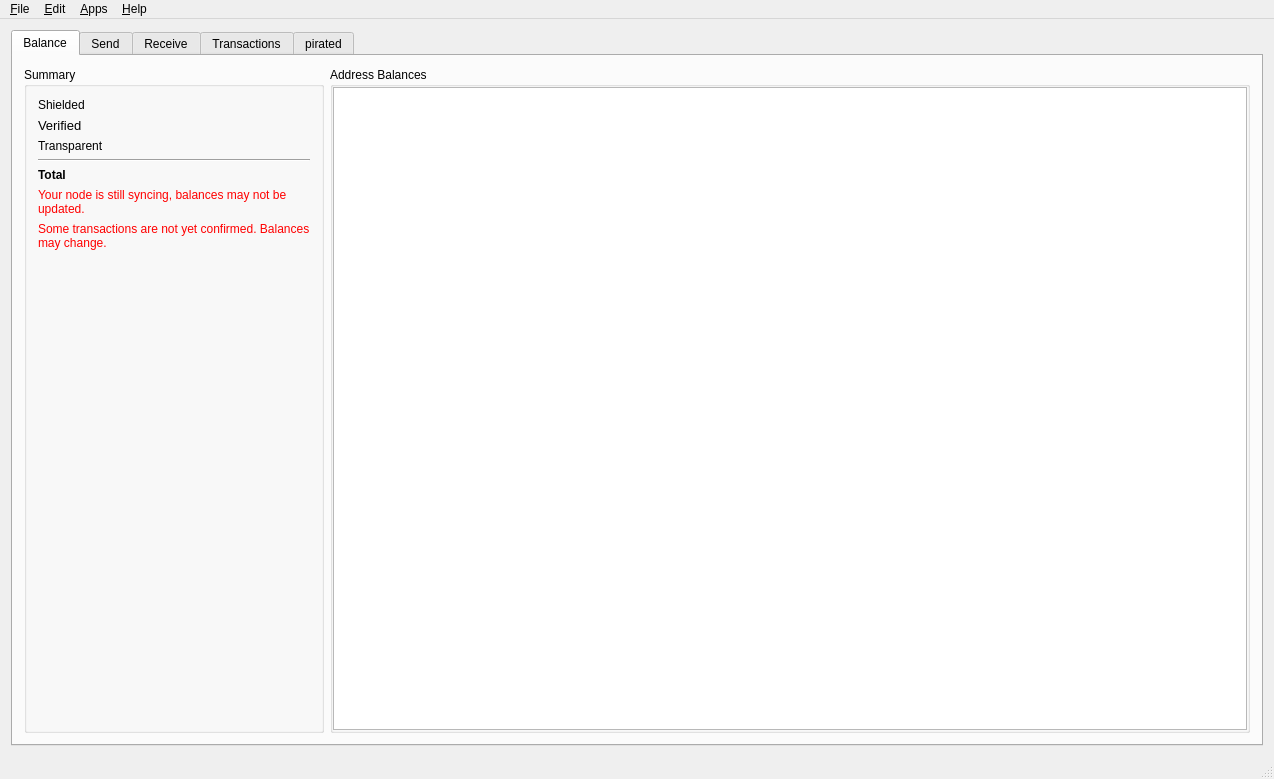
<?xml version="1.0" encoding="UTF-8"?>
<ui version="4.0">
 <class>MainWindow</class>
 <widget class="QMainWindow" name="MainWindow">
  <property name="geometry">
   <rect>
    <x>0</x>
    <y>0</y>
    <width>1274</width>
    <height>779</height>
   </rect>
  </property>
  <property name="windowTitle">
   <string>ZecWallet</string>
  </property>
  <property name="windowIcon">
   <iconset resource="../application.qrc">
    <normaloff>:/icons/res/icon.ico</normaloff>:/icons/res/icon.ico</iconset>
  </property>
  <widget class="QWidget" name="centralWidget">
   <layout class="QGridLayout" name="gridLayout_3">
    <item row="0" column="0">
     <widget class="QTabWidget" name="tabWidget">
      <property name="currentIndex">
       <number>0</number>
      </property>
      <widget class="QWidget" name="tab">
       <attribute name="title">
        <string>Balance</string>
       </attribute>
       <layout class="QGridLayout" name="gridLayout_2">
        <item row="0" column="0">
         <layout class="QHBoxLayout" name="horizontalLayout_5">
          <item>
           <widget class="QGroupBox" name="groupBox">
            <property name="minimumSize">
             <size>
              <width>250</width>
              <height>0</height>
             </size>
            </property>
            <property name="title">
             <string>Summary</string>
            </property>
            <property name="flat">
             <bool>false</bool>
            </property>
            <layout class="QGridLayout" name="gridLayout">
             <item row="0" column="0">
              <layout class="QVBoxLayout" name="verticalLayout">
               <item>
                <layout class="QHBoxLayout" name="horizontalLayout">
                 <item>
                  <widget class="QLabel" name="label">
                   <property name="sizePolicy">
                    <sizepolicy hsizetype="Minimum" vsizetype="Preferred">
                     <horstretch>0</horstretch>
                     <verstretch>0</verstretch>
                    </sizepolicy>
                   </property>
                   <property name="text">
                    <string>Shielded</string>
                   </property>
                  </widget>
                 </item>
                 <item>
                  <widget class="QLabel" name="balSheilded">
                   <property name="text">
                    <string/>
                   </property>
                   <property name="alignment">
                    <set>Qt::AlignRight|Qt::AlignTrailing|Qt::AlignVCenter</set>
                   </property>
                  </widget>
                 </item>
                </layout>
               </item>
               <item>
                <layout class="QHBoxLayout" name="horizontalLayout_17">
                 <item>
                  <widget class="QLabel" name="label_15">
                   <property name="font">
                    <font>
                     <pointsize>10</pointsize>
                    </font>
                   </property>
                   <property name="text">
                    <string>Verified</string>
                   </property>
                  </widget>
                 </item>
                 <item>
                  <widget class="QLabel" name="balVerified">
                   <property name="font">
                    <font>
                     <pointsize>10</pointsize>
                    </font>
                   </property>
                   <property name="text">
                    <string/>
                   </property>
                   <property name="alignment">
                    <set>Qt::AlignRight|Qt::AlignTrailing|Qt::AlignVCenter</set>
                   </property>
                  </widget>
                 </item>
                </layout>
               </item>
               <item>
                <layout class="QHBoxLayout" name="horizontalLayout_2">
                 <item>
                  <widget class="QLabel" name="label_2">
                   <property name="sizePolicy">
                    <sizepolicy hsizetype="Minimum" vsizetype="Preferred">
                     <horstretch>0</horstretch>
                     <verstretch>0</verstretch>
                    </sizepolicy>
                   </property>
                   <property name="text">
                    <string>Transparent</string>
                   </property>
                  </widget>
                 </item>
                 <item>
                  <widget class="QLabel" name="balTransparent">
                   <property name="text">
                    <string/>
                   </property>
                   <property name="alignment">
                    <set>Qt::AlignRight|Qt::AlignTrailing|Qt::AlignVCenter</set>
                   </property>
                  </widget>
                 </item>
                </layout>
               </item>
               <item>
                <widget class="Line" name="line">
                 <property name="orientation">
                  <enum>Qt::Horizontal</enum>
                 </property>
                </widget>
               </item>
               <item>
                <layout class="QHBoxLayout" name="horizontalLayout_3">
                 <item>
                  <widget class="QLabel" name="label_3">
                   <property name="sizePolicy">
                    <sizepolicy hsizetype="Minimum" vsizetype="Preferred">
                     <horstretch>0</horstretch>
                     <verstretch>0</verstretch>
                    </sizepolicy>
                   </property>
                   <property name="font">
                    <font>
                     <weight>75</weight>
                     <bold>true</bold>
                    </font>
                   </property>
                   <property name="text">
                    <string>Total</string>
                   </property>
                  </widget>
                 </item>
                 <item>
                  <widget class="QLabel" name="balTotal">
                   <property name="font">
                    <font>
                     <weight>75</weight>
                     <bold>true</bold>
                    </font>
                   </property>
                   <property name="text">
                    <string/>
                   </property>
                   <property name="alignment">
                    <set>Qt::AlignRight|Qt::AlignTrailing|Qt::AlignVCenter</set>
                   </property>
                  </widget>
                 </item>
                </layout>
               </item>
               <item>
                <widget class="QLabel" name="lblSyncWarning">
                 <property name="styleSheet">
                  <string notr="true">color:red;</string>
                 </property>
                 <property name="text">
                  <string>Your node is still syncing, balances may not be updated.</string>
                 </property>
                 <property name="wordWrap">
                  <bool>true</bool>
                 </property>
                </widget>
               </item>
               <item>
                <widget class="QLabel" name="unconfirmedWarning">
                 <property name="sizePolicy">
                  <sizepolicy hsizetype="Minimum" vsizetype="Preferred">
                   <horstretch>0</horstretch>
                   <verstretch>0</verstretch>
                  </sizepolicy>
                 </property>
                 <property name="styleSheet">
                  <string notr="true">color: red;</string>
                 </property>
                 <property name="text">
                  <string>Some transactions are not yet confirmed. Balances may change.</string>
                 </property>
                 <property name="wordWrap">
                  <bool>true</bool>
                 </property>
                </widget>
               </item>
               <item>
                <spacer name="verticalSpacer">
                 <property name="orientation">
                  <enum>Qt::Vertical</enum>
                 </property>
                 <property name="sizeHint" stdset="0">
                  <size>
                   <width>20</width>
                   <height>40</height>
                  </size>
                 </property>
                </spacer>
               </item>
              </layout>
             </item>
            </layout>
           </widget>
          </item>
          <item>
           <widget class="QGroupBox" name="groupBox_2">
            <property name="sizePolicy">
             <sizepolicy hsizetype="Expanding" vsizetype="Preferred">
              <horstretch>0</horstretch>
              <verstretch>0</verstretch>
             </sizepolicy>
            </property>
            <property name="title">
             <string>Address Balances</string>
            </property>
            <layout class="QHBoxLayout" name="horizontalLayout_4">
             <property name="spacing">
              <number>6</number>
             </property>
             <property name="leftMargin">
              <number>0</number>
             </property>
             <property name="topMargin">
              <number>0</number>
             </property>
             <property name="rightMargin">
              <number>0</number>
             </property>
             <property name="bottomMargin">
              <number>0</number>
             </property>
             <item>
              <widget class="QTableView" name="balancesTable">
               <property name="selectionMode">
                <enum>QAbstractItemView::SingleSelection</enum>
               </property>
               <property name="selectionBehavior">
                <enum>QAbstractItemView::SelectRows</enum>
               </property>
               <property name="cornerButtonEnabled">
                <bool>false</bool>
               </property>
               <attribute name="horizontalHeaderShowSortIndicator" stdset="0">
                <bool>false</bool>
               </attribute>
               <attribute name="horizontalHeaderStretchLastSection">
                <bool>true</bool>
               </attribute>
               <attribute name="verticalHeaderVisible">
                <bool>false</bool>
               </attribute>
              </widget>
             </item>
            </layout>
           </widget>
          </item>
         </layout>
        </item>
       </layout>
      </widget>
      <widget class="QWidget" name="tab_2">
       <attribute name="title">
        <string>Send</string>
       </attribute>
       <layout class="QVBoxLayout" name="verticalLayout_4">
        <item>
         <widget class="QGroupBox" name="groupBox_4">
          <property name="autoFillBackground">
           <bool>false</bool>
          </property>
          <property name="title">
           <string/>
          </property>
          <property name="flat">
           <bool>false</bool>
          </property>
          <layout class="QHBoxLayout" name="horizontalLayout_8">
           <item>
            <spacer name="horizontalSpacer_6">
             <property name="orientation">
              <enum>Qt::Horizontal</enum>
             </property>
             <property name="sizeHint" stdset="0">
              <size>
               <width>40</width>
               <height>20</height>
              </size>
             </property>
            </spacer>
           </item>
           <item>
            <widget class="QLabel" name="label_5">
             <property name="font">
              <font>
               <weight>75</weight>
               <bold>true</bold>
              </font>
             </property>
             <property name="text">
              <string>Total verified funds available:</string>
             </property>
            </widget>
           </item>
           <item>
            <widget class="QLabel" name="txtAvailableZEC">
             <property name="text">
              <string/>
             </property>
            </widget>
           </item>
           <item>
            <widget class="QLabel" name="txtAvailableUSD">
             <property name="text">
              <string/>
             </property>
            </widget>
           </item>
           <item>
            <spacer name="horizontalSpacer_8">
             <property name="orientation">
              <enum>Qt::Horizontal</enum>
             </property>
             <property name="sizeHint" stdset="0">
              <size>
               <width>40</width>
               <height>20</height>
              </size>
             </property>
            </spacer>
           </item>
          </layout>
         </widget>
        </item>
        <item>
         <widget class="QGroupBox" name="groupBox_3">
          <property name="title">
           <string>Send To</string>
          </property>
          <property name="flat">
           <bool>false</bool>
          </property>
          <layout class="QVBoxLayout" name="verticalLayout_3">
           <property name="leftMargin">
            <number>0</number>
           </property>
           <property name="topMargin">
            <number>0</number>
           </property>
           <property name="rightMargin">
            <number>0</number>
           </property>
           <property name="bottomMargin">
            <number>0</number>
           </property>
           <item>
            <widget class="QScrollArea" name="sendToScrollArea">
             <property name="sizeAdjustPolicy">
              <enum>QAbstractScrollArea::AdjustToContents</enum>
             </property>
             <property name="widgetResizable">
              <bool>true</bool>
             </property>
             <widget class="QWidget" name="sendToWidgets">
              <property name="geometry">
               <rect>
                <x>0</x>
                <y>0</y>
                <width>1226</width>
                <height>504</height>
               </rect>
              </property>
              <layout class="QVBoxLayout" name="sendToLayout">
               <item>
                <widget class="QGroupBox" name="verticalGroupBox">
                 <property name="title">
                  <string>Recipient</string>
                 </property>
                 <layout class="QVBoxLayout" name="sendAddressLayout">
                  <item>
                   <layout class="QHBoxLayout" name="horizontalLayout_12">
                    <item>
                     <widget class="QLabel" name="label_4">
                      <property name="text">
                       <string>Address</string>
                      </property>
                     </widget>
                    </item>
                    <item>
                     <widget class="QLineEdit" name="Address1">
                      <property name="placeholderText">
                       <string>Address</string>
                      </property>
                     </widget>
                    </item>
                    <item>
                     <widget class="QPushButton" name="AddressBook1">
                      <property name="text">
                       <string>Address Book</string>
                      </property>
                     </widget>
                    </item>
                   </layout>
                  </item>
                  <item>
                   <layout class="QHBoxLayout" name="horizontalLayout_13">
                    <item>
                     <widget class="QLabel" name="label_6">
                      <property name="text">
                       <string>Amount</string>
                      </property>
                     </widget>
                    </item>
                    <item>
                     <widget class="QLineEdit" name="Amount1">
                      <property name="baseSize">
                       <size>
                        <width>200</width>
                        <height>0</height>
                       </size>
                      </property>
                      <property name="alignment">
                       <set>Qt::AlignRight|Qt::AlignTrailing|Qt::AlignVCenter</set>
                      </property>
                      <property name="placeholderText">
                       <string>Amount</string>
                      </property>
                     </widget>
                    </item>
                    <item>
                     <widget class="QLabel" name="AmtUSD1">
                      <property name="text">
                       <string/>
                      </property>
                     </widget>
                    </item>
                    <item>
                     <widget class="QCheckBox" name="Max1">
                      <property name="text">
                       <string>Max Available</string>
                      </property>
                     </widget>
                    </item>
                    <item>
                     <spacer name="horizontalSpacer_4">
                      <property name="orientation">
                       <enum>Qt::Horizontal</enum>
                      </property>
                      <property name="sizeHint" stdset="0">
                       <size>
                        <width>40</width>
                        <height>20</height>
                       </size>
                      </property>
                     </spacer>
                    </item>
                    <item>
                     <widget class="QPushButton" name="MemoBtn1">
                      <property name="enabled">
                       <bool>true</bool>
                      </property>
                      <property name="toolTip">
                       <string/>
                      </property>
                      <property name="text">
                       <string>Memo</string>
                      </property>
                     </widget>
                    </item>
                   </layout>
                  </item>
                  <item>
                   <widget class="QLabel" name="MemoTxt1">
                    <property name="font">
                     <font>
                      <pointsize>10</pointsize>
                     </font>
                    </property>
                    <property name="text">
                     <string/>
                    </property>
                    <property name="wordWrap">
                     <bool>true</bool>
                    </property>
                   </widget>
                  </item>
                 </layout>
                </widget>
               </item>
               <item>
                <layout class="QHBoxLayout" name="horizontalLayout_7">
                 <item>
                  <spacer name="horizontalSpacer_2">
                   <property name="orientation">
                    <enum>Qt::Horizontal</enum>
                   </property>
                   <property name="sizeHint" stdset="0">
                    <size>
                     <width>40</width>
                     <height>20</height>
                    </size>
                   </property>
                  </spacer>
                 </item>
                 <item>
                  <widget class="QPushButton" name="addAddressButton">
                   <property name="baseSize">
                    <size>
                     <width>200</width>
                     <height>0</height>
                    </size>
                   </property>
                   <property name="text">
                    <string>Add Recipient</string>
                   </property>
                  </widget>
                 </item>
                 <item>
                  <spacer name="horizontalSpacer_3">
                   <property name="orientation">
                    <enum>Qt::Horizontal</enum>
                   </property>
                   <property name="sizeHint" stdset="0">
                    <size>
                     <width>40</width>
                     <height>20</height>
                    </size>
                   </property>
                  </spacer>
                 </item>
                </layout>
               </item>
               <item>
                <spacer name="verticalSpacer_2">
                 <property name="orientation">
                  <enum>Qt::Vertical</enum>
                 </property>
                 <property name="sizeHint" stdset="0">
                  <size>
                   <width>20</width>
                   <height>40</height>
                  </size>
                 </property>
                </spacer>
               </item>
              </layout>
             </widget>
            </widget>
           </item>
          </layout>
         </widget>
        </item>
        <item>
         <layout class="QHBoxLayout" name="layoutSendRecurring">
          <item>
           <widget class="QCheckBox" name="chkRecurring">
            <property name="text">
             <string>Recurring payment</string>
            </property>
           </widget>
          </item>
          <item>
           <widget class="QLabel" name="lblRecurDesc">
            <property name="text">
             <string>Every month, starting 12-May-2012, for 6 payments</string>
            </property>
           </widget>
          </item>
          <item>
           <widget class="QPushButton" name="btnRecurSchedule">
            <property name="text">
             <string>Edit Schedule</string>
            </property>
            <property name="checkable">
             <bool>false</bool>
            </property>
            <property name="checked">
             <bool>false</bool>
            </property>
           </widget>
          </item>
          <item>
           <spacer name="horizontalSpacer_7">
            <property name="orientation">
             <enum>Qt::Horizontal</enum>
            </property>
            <property name="sizeHint" stdset="0">
             <size>
              <width>40</width>
              <height>20</height>
             </size>
            </property>
           </spacer>
          </item>
         </layout>
        </item>
        <item>
         <layout class="QHBoxLayout" name="horizontalLayout_6">
          <item>
           <widget class="QLabel" name="minerFeeLabel">
            <property name="text">
             <string>Miner Fee</string>
            </property>
           </widget>
          </item>
          <item>
           <widget class="QLineEdit" name="minerFeeAmt">
            <property name="sizePolicy">
             <sizepolicy hsizetype="Preferred" vsizetype="Fixed">
              <horstretch>0</horstretch>
              <verstretch>0</verstretch>
             </sizepolicy>
            </property>
            <property name="text">
             <string>0</string>
            </property>
           </widget>
          </item>
          <item>
           <widget class="QLabel" name="lblMinerFeeUSD">
            <property name="text">
             <string/>
            </property>
           </widget>
          </item>
          <item>
           <widget class="QLabel" name="label_17">
            <property name="text">
             <string notr="true"/>
            </property>
           </widget>
          </item>
          <item>
           <spacer name="horizontalSpacer">
            <property name="orientation">
             <enum>Qt::Horizontal</enum>
            </property>
            <property name="sizeHint" stdset="0">
             <size>
              <width>40</width>
              <height>20</height>
             </size>
            </property>
           </spacer>
          </item>
          <item>
           <widget class="QPushButton" name="sendTransactionButton">
            <property name="baseSize">
             <size>
              <width>100</width>
              <height>0</height>
             </size>
            </property>
            <property name="text">
             <string>Send</string>
            </property>
            <property name="flat">
             <bool>false</bool>
            </property>
           </widget>
          </item>
          <item>
           <widget class="QPushButton" name="cancelSendButton">
            <property name="baseSize">
             <size>
              <width>100</width>
              <height>0</height>
             </size>
            </property>
            <property name="text">
             <string>Cancel</string>
            </property>
           </widget>
          </item>
         </layout>
        </item>
       </layout>
      </widget>
      <widget class="QWidget" name="tab_3">
       <attribute name="title">
        <string>Receive</string>
       </attribute>
       <layout class="QVBoxLayout" name="verticalLayout_5">
        <item>
         <layout class="QVBoxLayout" name="verticalLayout_8">
          <item>
           <widget class="QGroupBox" name="groupBox_6">
            <property name="title">
             <string>Address</string>
            </property>
            <property name="flat">
             <bool>false</bool>
            </property>
            <property name="checkable">
             <bool>false</bool>
            </property>
            <layout class="QVBoxLayout" name="verticalLayout_9">
             <item>
              <layout class="QHBoxLayout" name="horizontalLayout_10">
               <item>
                <widget class="AddressCombo" name="listReceiveAddresses">
                 <property name="sizePolicy">
                  <sizepolicy hsizetype="Expanding" vsizetype="Fixed">
                   <horstretch>0</horstretch>
                   <verstretch>0</verstretch>
                  </sizepolicy>
                 </property>
                 <property name="duplicatesEnabled">
                  <bool>false</bool>
                 </property>
                </widget>
               </item>
               <item>
                <widget class="QPushButton" name="btnReceiveNewAddr">
                 <property name="text">
                  <string>New Address</string>
                 </property>
                </widget>
               </item>
               <item>
                <widget class="QPushButton" name="btnViewAllAddresses">
                 <property name="text">
                  <string>View All Addresses</string>
                 </property>
                </widget>
               </item>
              </layout>
             </item>
            </layout>
           </widget>
          </item>
          <item>
           <layout class="QHBoxLayout" name="horizontalLayout_11">
            <item>
             <layout class="QVBoxLayout" name="verticalLayout_10">
              <item>
               <layout class="QGridLayout" name="gridLayout_4">
                <item row="1" column="0">
                 <widget class="QLabel" name="label_7">
                  <property name="text">
                   <string>Label</string>
                  </property>
                 </widget>
                </item>
                <item row="1" column="2">
                 <widget class="QPushButton" name="rcvUpdateLabel">
                  <property name="text">
                   <string>Update Label</string>
                  </property>
                 </widget>
                </item>
                <item row="2" column="1" colspan="2">
                 <widget class="QLabel" name="rcvBal">
                  <property name="text">
                   <string/>
                  </property>
                 </widget>
                </item>
                <item row="2" column="0">
                 <widget class="QLabel" name="label_21">
                  <property name="text">
                   <string>Address balance</string>
                  </property>
                 </widget>
                </item>
                <item row="1" column="1">
                 <widget class="QLineEdit" name="rcvLabel">
                  <property name="maxLength">
                   <number>40</number>
                  </property>
                  <property name="placeholderText">
                   <string>Optional</string>
                  </property>
                 </widget>
                </item>
                <item row="0" column="1" colspan="2">
                 <widget class="QPlainTextEdit" name="txtReceive">
                  <property name="sizePolicy">
                   <sizepolicy hsizetype="Expanding" vsizetype="Preferred">
                    <horstretch>0</horstretch>
                    <verstretch>0</verstretch>
                   </sizepolicy>
                  </property>
                  <property name="readOnly">
                   <bool>true</bool>
                  </property>
                 </widget>
                </item>
                <item row="3" column="1" colspan="2">
                 <layout class="QHBoxLayout" name="horizontalLayout_16">
                  <item>
                   <widget class="QPushButton" name="exportKey">
                    <property name="text">
                     <string>Export Private Key</string>
                    </property>
                   </widget>
                  </item>
                  <item>
                   <spacer name="horizontalSpacer_5">
                    <property name="orientation">
                     <enum>Qt::Horizontal</enum>
                    </property>
                    <property name="sizeHint" stdset="0">
                     <size>
                      <width>40</width>
                      <height>20</height>
                     </size>
                    </property>
                   </spacer>
                  </item>
                 </layout>
                </item>
                <item row="0" column="0">
                 <widget class="QLabel" name="label_10">
                  <property name="text">
                   <string>Address</string>
                  </property>
                  <property name="alignment">
                   <set>Qt::AlignLeading|Qt::AlignLeft|Qt::AlignTop</set>
                  </property>
                 </widget>
                </item>
               </layout>
              </item>
              <item>
               <widget class="QLabel" name="lblSyncWarningReceive">
                <property name="styleSheet">
                 <string notr="true">color: red;</string>
                </property>
                <property name="text">
                 <string>Your node is still syncing, balances may not be updated</string>
                </property>
               </widget>
              </item>
              <item>
               <spacer name="verticalSpacer_5">
                <property name="orientation">
                 <enum>Qt::Vertical</enum>
                </property>
                <property name="sizeHint" stdset="0">
                 <size>
                  <width>20</width>
                  <height>40</height>
                 </size>
                </property>
               </spacer>
              </item>
             </layout>
            </item>
            <item>
             <widget class="QRCodeLabel" name="qrcodeDisplay">
              <property name="sizePolicy">
               <sizepolicy hsizetype="Expanding" vsizetype="Expanding">
                <horstretch>0</horstretch>
                <verstretch>0</verstretch>
               </sizepolicy>
              </property>
              <property name="styleSheet">
               <string notr="true">background-color: #fff</string>
              </property>
              <property name="text">
               <string/>
              </property>
             </widget>
            </item>
           </layout>
          </item>
         </layout>
        </item>
       </layout>
      </widget>
      <widget class="QWidget" name="tab_4">
       <attribute name="title">
        <string>Transactions</string>
       </attribute>
       <layout class="QVBoxLayout" name="verticalLayout_2">
        <item>
         <widget class="QTableView" name="transactionsTable">
          <property name="selectionMode">
           <enum>QAbstractItemView::SingleSelection</enum>
          </property>
          <property name="selectionBehavior">
           <enum>QAbstractItemView::SelectRows</enum>
          </property>
          <attribute name="horizontalHeaderStretchLastSection">
           <bool>true</bool>
          </attribute>
         </widget>
        </item>
       </layout>
      </widget>
      <widget class="QWidget" name="tab_5">
       <attribute name="title">
        <string>pirated</string>
       </attribute>
       <layout class="QVBoxLayout" name="verticalLayout_7">
        <item>
         <layout class="QHBoxLayout" name="horizontalLayout_14">
          <item>
           <widget class="FilledIconLabel" name="zcashdlogo">
            <property name="sizePolicy">
             <sizepolicy hsizetype="Expanding" vsizetype="Expanding">
              <horstretch>0</horstretch>
              <verstretch>0</verstretch>
             </sizepolicy>
            </property>
            <property name="text">
             <string/>
            </property>
            <property name="scaledContents">
             <bool>false</bool>
            </property>
           </widget>
          </item>
          <item>
           <widget class="QGroupBox" name="groupBox_5">
            <property name="title">
             <string/>
            </property>
            <layout class="QGridLayout" name="gridLayout_5">
             <item row="5" column="0" colspan="3">
              <widget class="QLabel" name="label_14">
               <property name="text">
                <string>You are currently not mining</string>
               </property>
              </widget>
             </item>
             <item row="6" column="0">
              <spacer name="verticalSpacer_4">
               <property name="orientation">
                <enum>Qt::Vertical</enum>
               </property>
               <property name="sizeHint" stdset="0">
                <size>
                 <width>20</width>
                 <height>40</height>
                </size>
               </property>
              </spacer>
             </item>
             <item row="2" column="2">
              <widget class="QLabel" name="numconnections">
               <property name="text">
                <string>Loading...</string>
               </property>
              </widget>
             </item>
             <item row="1" column="0">
              <widget class="QLabel" name="heightLabel">
               <property name="text">
                <string>Block height</string>
               </property>
              </widget>
             </item>
             <item row="3" column="2">
              <widget class="QLabel" name="solrate">
               <property name="text">
                <string>Loading...</string>
               </property>
              </widget>
             </item>
             <item row="3" column="0">
              <widget class="QLabel" name="label_12">
               <property name="text">
                <string>Network solution rate</string>
               </property>
              </widget>
             </item>
             <item row="2" column="0">
              <widget class="QLabel" name="label_8">
               <property name="text">
                <string>Connections</string>
               </property>
              </widget>
             </item>
             <item row="1" column="2">
              <widget class="QLabel" name="blockheight">
               <property name="text">
                <string>Loading...</string>
               </property>
              </widget>
             </item>
             <item row="4" column="0" colspan="3">
              <widget class="Line" name="line_2">
               <property name="orientation">
                <enum>Qt::Horizontal</enum>
               </property>
              </widget>
             </item>
             <item row="0" column="0">
              <spacer name="verticalSpacer_3">
               <property name="orientation">
                <enum>Qt::Vertical</enum>
               </property>
               <property name="sizeHint" stdset="0">
                <size>
                 <width>20</width>
                 <height>40</height>
                </size>
               </property>
              </spacer>
             </item>
             <item row="3" column="1">
              <widget class="QLabel" name="label_9">
               <property name="text">
                <string>|</string>
               </property>
              </widget>
             </item>
             <item row="2" column="1">
              <widget class="QLabel" name="label_11">
               <property name="text">
                <string>|</string>
               </property>
              </widget>
             </item>
             <item row="1" column="1">
              <widget class="QLabel" name="label_13">
               <property name="text">
                <string>|</string>
               </property>
              </widget>
             </item>
            </layout>
           </widget>
          </item>
         </layout>
        </item>
       </layout>
      </widget>
     </widget>
    </item>
   </layout>
  </widget>
  <widget class="QMenuBar" name="menuBar">
   <property name="geometry">
    <rect>
     <x>0</x>
     <y>0</y>
     <width>1274</width>
     <height>22</height>
    </rect>
   </property>
   <widget class="QMenu" name="menuFile">
    <property name="title">
     <string>&amp;File</string>
    </property>
    <addaction name="actionRequest_zcash"/>
    <addaction name="actionPay_URI"/>
    <addaction name="separator"/>
    <addaction name="actionExport_All_Private_Keys"/>
    <addaction name="actionExport_Seed"/>
    <addaction name="separator"/>
    <addaction name="actionExport_transactions"/>
    <addaction name="separator"/>
    <addaction name="actionExit"/>
   </widget>
   <widget class="QMenu" name="menuHelp">
    <property name="title">
     <string>&amp;Help</string>
    </property>
    <addaction name="actionDonate"/>
    <addaction name="actionCheck_for_Updates"/>
    <addaction name="actionFile_a_bug"/>
    <addaction name="actionAbout"/>
   </widget>
   <widget class="QMenu" name="menuApps">
    <property name="title">
     <string>&amp;Apps</string>
    </property>
    <addaction name="actionConnect_Mobile_App"/>
   </widget>
   <widget class="QMenu" name="menu_Edit">
    <property name="title">
     <string>&amp;Edit</string>
    </property>
    <addaction name="action_Address_Book"/>
    <addaction name="actionSettings"/>
    <addaction name="action_Recurring_Payments"/>
    <addaction name="separator"/>
    <addaction name="actionEncrypt_Wallet"/>
    <addaction name="actionRemove_Wallet_Encryption"/>
   </widget>
   <addaction name="menuFile"/>
   <addaction name="menu_Edit"/>
   <addaction name="menuApps"/>
   <addaction name="menuHelp"/>
  </widget>
  <widget class="QStatusBar" name="statusBar"/>
  <action name="actionExit">
   <property name="text">
    <string>E&amp;xit</string>
   </property>
  </action>
  <action name="actionAbout">
   <property name="text">
    <string>&amp;About</string>
   </property>
  </action>
  <action name="actionSettings">
   <property name="text">
    <string>&amp;Settings</string>
   </property>
   <property name="shortcut">
    <string>Ctrl+P</string>
   </property>
  </action>
  <action name="actionDonate">
   <property name="text">
    <string>&amp;Donate</string>
   </property>
  </action>
  <action name="actionCheck_for_Updates">
   <property name="text">
    <string>Check github.com for &amp;updates</string>
   </property>
  </action>
  <action name="actionExport_All_Private_Keys">
   <property name="text">
    <string>&amp;Export all private keys</string>
   </property>
  </action>
  <action name="action_Address_Book">
   <property name="text">
    <string>Address &amp;book</string>
   </property>
   <property name="shortcut">
    <string>Ctrl+B</string>
   </property>
  </action>
  <action name="actionExport_Seed">
   <property name="text">
    <string>&amp;Export seed phrase</string>
   </property>
  </action>
  <action name="actionExport_transactions">
   <property name="text">
    <string>Export transactions</string>
   </property>
  </action>
  <action name="actionPay_URI">
   <property name="text">
    <string>Pay ARRR &amp;URI...</string>
   </property>
  </action>
  <action name="actionConnect_Mobile_App">
   <property name="text">
    <string>Connect mobile &amp;app</string>
   </property>
   <property name="shortcut">
    <string>Ctrl+M</string>
   </property>
  </action>
  <action name="action_Recurring_Payments">
   <property name="text">
    <string>&amp;Recurring Payments</string>
   </property>
  </action>
  <action name="actionRequest_zcash">
   <property name="text">
    <string>Request ARRR...</string>
   </property>
  </action>
  <action name="actionFile_a_bug">
   <property name="text">
    <string>File a bug...</string>
   </property>
  </action>
  <action name="actionEncrypt_Wallet">
   <property name="text">
    <string>Encrypt Wallet</string>
   </property>
  </action>
  <action name="actionRemove_Wallet_Encryption">
   <property name="text">
    <string>Remove Wallet Encryption</string>
   </property>
  </action>
 </widget>
 <layoutdefault spacing="6" margin="11"/>
 <customwidgets>
  <customwidget>
   <class>FilledIconLabel</class>
   <extends>QLabel</extends>
   <header>fillediconlabel.h</header>
  </customwidget>
  <customwidget>
   <class>AddressCombo</class>
   <extends>QComboBox</extends>
   <header>addresscombo.h</header>
  </customwidget>
  <customwidget>
   <class>QRCodeLabel</class>
   <extends>QLabel</extends>
   <header>qrcodelabel.h</header>
  </customwidget>
 </customwidgets>
 <tabstops>
  <tabstop>tabWidget</tabstop>
  <tabstop>Address1</tabstop>
  <tabstop>Amount1</tabstop>
  <tabstop>Max1</tabstop>
  <tabstop>AddressBook1</tabstop>
  <tabstop>MemoBtn1</tabstop>
  <tabstop>addAddressButton</tabstop>
  <tabstop>sendTransactionButton</tabstop>
  <tabstop>cancelSendButton</tabstop>
  <tabstop>listReceiveAddresses</tabstop>
  <tabstop>btnReceiveNewAddr</tabstop>
  <tabstop>txtReceive</tabstop>
  <tabstop>rcvLabel</tabstop>
  <tabstop>rcvUpdateLabel</tabstop>
  <tabstop>transactionsTable</tabstop>
  <tabstop>balancesTable</tabstop>
  <tabstop>minerFeeAmt</tabstop>
  <tabstop>sendToScrollArea</tabstop>
 </tabstops>
 <resources>
  <include location="../application.qrc"/>
 </resources>
 <connections/>
</ui>
